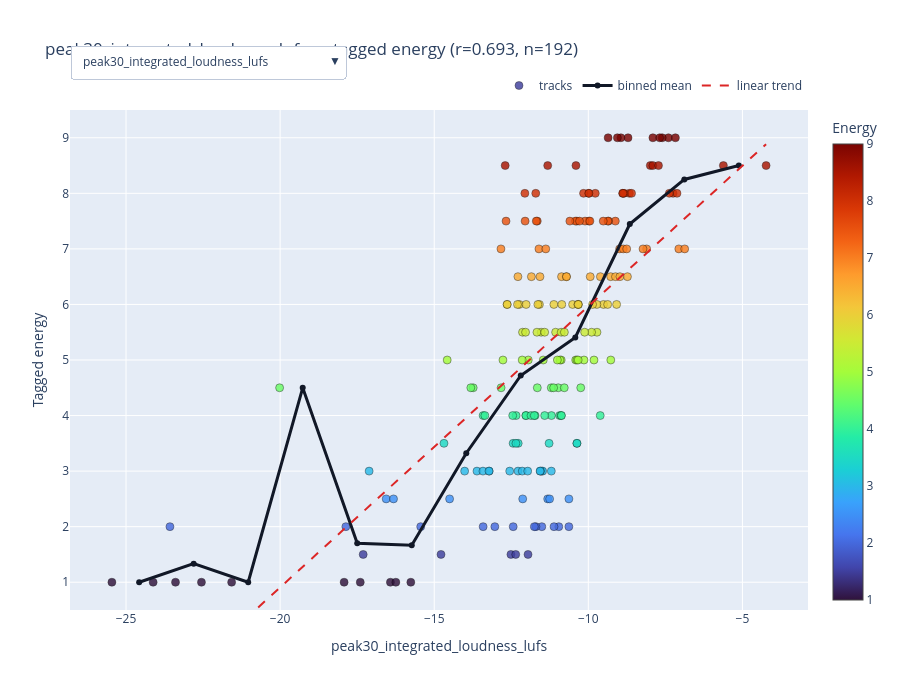

Notebook source saved alongside this figure:
### Code cell
def feature_series(feature: str) -> tuple[np.ndarray, np.ndarray, np.ndarray, list[str]]:
    x = np.asarray([safe_float(row.get(feature)) for row in labeled_rows], dtype=np.float64)
    y = np.asarray([row['energy_float'] for row in labeled_rows], dtype=np.float64)
    hover = [
        f"{row.get('mix_name', '')}<br>{row.get('track_number', '')}. {row.get('title') or row.get('name', '')}<br>{row.get('artists') or row.get('artist', '')}<br>energy={row['energy_float']:g}"
        for row in labeled_rows
    ]
    mask = np.isfinite(x) & np.isfinite(y)
    return x[mask], y[mask], np.flatnonzero(mask), list(np.asarray(hover, dtype=object)[mask])


def interpolated_mean_line(x: np.ndarray, y: np.ndarray, *, bins: int = 12) -> tuple[np.ndarray, np.ndarray]:
    if x.size < 4 or float(np.nanmin(x)) == float(np.nanmax(x)):
        return np.array([], dtype=np.float64), np.array([], dtype=np.float64)
    edges = np.linspace(float(np.nanmin(x)), float(np.nanmax(x)), bins + 1)
    centers = (edges[:-1] + edges[1:]) / 2.0
    means = np.full(bins, np.nan, dtype=np.float64)
    for i in range(bins):
        in_bin = (x >= edges[i]) & (x < edges[i + 1])
        if i == bins - 1:
            in_bin = (x >= edges[i]) & (x <= edges[i + 1])
        if np.any(in_bin):
            means[i] = float(np.mean(y[in_bin]))
    valid = np.isfinite(means)
    if np.sum(valid) < 2:
        return centers[valid], means[valid]
    return centers, np.interp(centers, centers[valid], means[valid])


def trend_line(x: np.ndarray, y: np.ndarray) -> tuple[np.ndarray, np.ndarray]:
    if x.size < 3 or np.std(x) <= 0:
        return np.array([], dtype=np.float64), np.array([], dtype=np.float64)
    x_line = np.linspace(float(np.min(x)), float(np.max(x)), 100)
    slope, intercept = np.polyfit(x, y, deg=1)
    return x_line, slope * x_line + intercept


ranked_features = [feature for feature, _corr, _n in top]
ranked_features.extend(feature for feature in candidate_features if feature not in ranked_features)
ranked_features = [feature for feature in ranked_features if feature not in {'track_number'}]
if not ranked_features:
    raise RuntimeError('No numeric feature columns are available for the interactive feature plot.')

fig = go.Figure()
buttons = []
trace_count_per_feature = 3
for feature_index, feature in enumerate(ranked_features):
    x, y, _row_idx, hover = feature_series(feature)
    visible = feature_index == 0
    mean_x, mean_y = interpolated_mean_line(x, y)
    trend_x, trend_y = trend_line(x, y)
    corr = float(np.corrcoef(x, y)[0, 1]) if x.size >= 3 and np.std(x) > 0 else float('nan')

    fig.add_trace(go.Scatter(
        x=x,
        y=y,
        mode='markers',
        name='tracks',
        visible=visible,
        marker=dict(color=y, colorscale='Turbo', colorbar=dict(title='Energy'), size=8, line=dict(width=0.45, color='black'), opacity=0.82),
        text=hover,
        hovertemplate='%{text}<br>' + feature + '=%{x:.3g}<extra></extra>',
    ))
    fig.add_trace(go.Scatter(
        x=mean_x,
        y=mean_y,
        mode='lines+markers',
        name='binned mean',
        visible=visible,
        line=dict(color='#111827', width=3),
        marker=dict(size=6),
        hovertemplate='feature bin=%{x:.3g}<br>mean energy=%{y:.2f}<extra></extra>',
    ))
    fig.add_trace(go.Scatter(
        x=trend_x,
        y=trend_y,
        mode='lines',
        name='linear trend',
        visible=visible,
        line=dict(color='#dc2626', width=2, dash='dash'),
        hovertemplate='trend energy=%{y:.2f}<extra></extra>',
    ))

    visible_mask = [False] * (len(ranked_features) * trace_count_per_feature)
    start = feature_index * trace_count_per_feature
    for offset in range(trace_count_per_feature):
        visible_mask[start + offset] = True
    title = f'{feature} vs tagged energy'
    if np.isfinite(corr):
        title += f' (r={corr:.3f}, n={x.size})'
    else:
        title += f' (n={x.size})'
    buttons.append(dict(
        label=feature,
        method='update',
        args=[
            {'visible': visible_mask},
            {'title.text': title, 'xaxis.title.text': feature},
        ],
    ))

initial_feature = ranked_features[0]
initial_x, initial_y, _row_idx, _hover = feature_series(initial_feature)
initial_corr = float(np.corrcoef(initial_x, initial_y)[0, 1]) if initial_x.size >= 3 and np.std(initial_x) > 0 else float('nan')
initial_title = f'{initial_feature} vs tagged energy'
if np.isfinite(initial_corr):
    initial_title += f' (r={initial_corr:.3f}, n={initial_x.size})'
else:
    initial_title += f' (n={initial_x.size})'

fig.update_layout(
    title=initial_title,
    xaxis_title=initial_feature,
    yaxis_title='Tagged energy',
    height=680,
    margin=dict(l=70, r=40, t=110, b=70),
    updatemenus=[dict(
        buttons=buttons,
        direction='down',
        x=0.0,
        xanchor='left',
        y=1.13,
        yanchor='top',
        showactive=True,
    )],
    legend=dict(orientation='h', yanchor='bottom', y=1.02, xanchor='right', x=1.0),
)
fig.update_yaxes(range=[0.5, 9.5], dtick=1)
fig.show()
